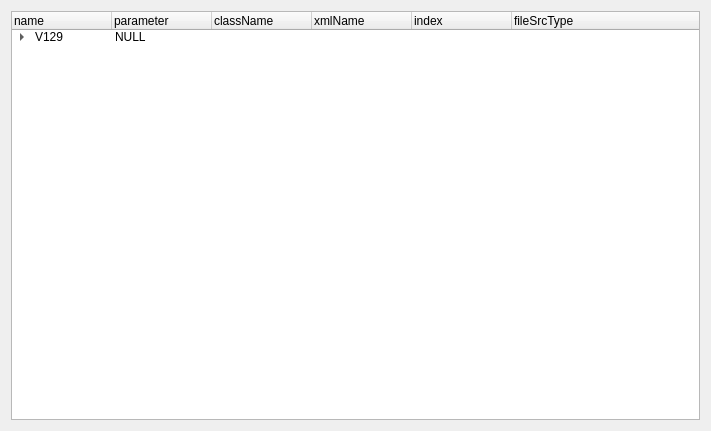
<?xml version="1.0" encoding="UTF-8"?>
<ui version="4.0">
 <class>Form</class>
 <widget class="QWidget" name="Form">
  <property name="geometry">
   <rect>
    <x>0</x>
    <y>0</y>
    <width>711</width>
    <height>431</height>
   </rect>
  </property>
  <property name="windowTitle">
   <string>Form</string>
  </property>
  <layout class="QVBoxLayout" name="verticalLayout">
   <item>
    <widget class="QTreeWidget" name="treeWidget">
     <column>
      <property name="text">
       <string>name</string>
      </property>
     </column>
     <column>
      <property name="text">
       <string>parameter</string>
      </property>
     </column>
     <column>
      <property name="text">
       <string>className</string>
      </property>
     </column>
     <column>
      <property name="text">
       <string>xmlName</string>
      </property>
     </column>
     <column>
      <property name="text">
       <string>index</string>
      </property>
     </column>
     <column>
      <property name="text">
       <string>fileSrcType</string>
      </property>
     </column>
     <item>
      <property name="text">
       <string>V129</string>
      </property>
      <property name="text">
       <string>NULL</string>
      </property>
      <property name="text">
       <string/>
      </property>
      <property name="text">
       <string/>
      </property>
      <property name="text">
       <string/>
      </property>
      <property name="text">
       <string/>
      </property>
      <item>
       <property name="text">
        <string>Axis</string>
       </property>
       <property name="text">
        <string>NULL</string>
       </property>
       <property name="text">
        <string/>
       </property>
       <property name="text">
        <string/>
       </property>
       <property name="text">
        <string/>
       </property>
       <property name="text">
        <string/>
       </property>
       <item>
        <property name="text">
         <string>Motor</string>
        </property>
        <property name="text">
         <string>NULL</string>
        </property>
        <property name="text">
         <string>UiMotor</string>
        </property>
        <property name="text">
         <string>PrmFuncMotor</string>
        </property>
        <property name="text">
         <string>0</string>
        </property>
        <property name="text">
         <string>1</string>
        </property>
       </item>
       <item>
        <property name="text">
         <string>Encoder</string>
        </property>
        <property name="text">
         <string>NULL</string>
        </property>
        <property name="text">
         <string>UiEncoder</string>
        </property>
        <property name="text">
         <string>PrmFuncEncoder</string>
        </property>
        <property name="text">
         <string>1</string>
        </property>
        <property name="text">
         <string>1</string>
        </property>
       </item>
       <item>
        <property name="text">
         <string>Power</string>
        </property>
        <property name="text">
         <string>NULL</string>
        </property>
        <property name="text">
         <string>UiPower</string>
        </property>
        <property name="text">
         <string>PrmFuncPower</string>
        </property>
        <property name="text">
         <string>2</string>
        </property>
        <property name="text">
         <string>1</string>
        </property>
       </item>
       <item>
        <property name="text">
         <string>Current</string>
        </property>
        <property name="text">
         <string>NULL</string>
        </property>
        <property name="text">
         <string>UiCurrent</string>
        </property>
        <property name="text">
         <string>PrmFuncCurrentloop</string>
        </property>
        <property name="text">
         <string>3</string>
        </property>
        <property name="text">
         <string>1</string>
        </property>
       </item>
       <item>
        <property name="text">
         <string>Velocity</string>
        </property>
        <property name="text">
         <string>NULL</string>
        </property>
        <property name="text">
         <string>UiVelocity</string>
        </property>
        <property name="text">
         <string>PrmFuncSpeedloop</string>
        </property>
        <property name="text">
         <string>4</string>
        </property>
        <property name="text">
         <string>1</string>
        </property>
       </item>
       <item>
        <property name="text">
         <string>Position</string>
        </property>
        <property name="text">
         <string>NULL</string>
        </property>
        <property name="text">
         <string>UiPosition</string>
        </property>
        <property name="text">
         <string>PrmFuncPositionloop</string>
        </property>
        <property name="text">
         <string>5</string>
        </property>
        <property name="text">
         <string>1</string>
        </property>
       </item>
       <item>
        <property name="text">
         <string>Brake</string>
        </property>
        <property name="text">
         <string>NULL</string>
        </property>
        <property name="text">
         <string>UiBrake</string>
        </property>
        <property name="text">
         <string>PrmFuncBrake</string>
        </property>
        <property name="text">
         <string>6</string>
        </property>
        <property name="text">
         <string>1</string>
        </property>
       </item>
       <item>
        <property name="text">
         <string>Status</string>
        </property>
        <property name="text">
         <string>NULL</string>
        </property>
        <property name="text">
         <string>UiStatus</string>
        </property>
        <property name="text">
         <string>PrmFuncDeviceStatus</string>
        </property>
        <property name="text">
         <string>7</string>
        </property>
        <property name="text">
         <string>0</string>
        </property>
       </item>
       <item>
        <property name="text">
         <string>RAM</string>
        </property>
        <property name="text">
         <string>NULL</string>
        </property>
        <property name="text">
         <string>UiRAM</string>
        </property>
        <property name="text">
         <string>PrmRAMAxis</string>
        </property>
        <property name="text">
         <string>8</string>
        </property>
        <property name="text">
         <string>1</string>
        </property>
       </item>
       <item>
        <property name="text">
         <string>FLASH</string>
        </property>
        <property name="text">
         <string>NULL</string>
        </property>
        <property name="text">
         <string>UiFLASH</string>
        </property>
        <property name="text">
         <string>PrmFlashAxis</string>
        </property>
        <property name="text">
         <string>9</string>
        </property>
        <property name="text">
         <string>1</string>
        </property>
       </item>
      </item>
      <item>
       <property name="text">
        <string>Global</string>
       </property>
       <property name="text">
        <string>NULL</string>
       </property>
       <property name="text">
        <string/>
       </property>
       <property name="text">
        <string/>
       </property>
       <property name="text">
        <string/>
       </property>
       <property name="text">
        <string/>
       </property>
       <item>
        <property name="text">
         <string>IO</string>
        </property>
        <property name="text">
         <string>NULL</string>
        </property>
        <property name="text">
         <string>UiIO</string>
        </property>
        <property name="text">
         <string>PrmIO</string>
        </property>
        <property name="text">
         <string/>
        </property>
        <property name="text">
         <string>0</string>
        </property>
       </item>
      </item>
     </item>
    </widget>
   </item>
  </layout>
 </widget>
 <resources/>
 <connections/>
</ui>
